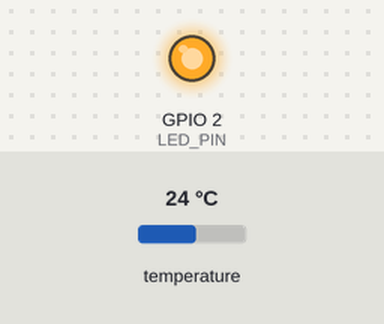
Simulated run of this sketch. Board: ESP32. Shown: output pins drawn as LEDs (lit = HIGH). The inputs (shaded band) are chosen by the test bench; at power-on: temperature 24 °C. WiFi joins after 1.5 s; servers stay silent unless stated; uploads are accepted with an empty reply; not simulated (calls return 0 or success): Credentials.h; what the sketch prints to the serial monitor is not drawn. At 3.0 s the program puts the board to deep sleep or switches it off; the recording ends there.

Above: at 0.1 s.
Timing chart, 0 to 3.0 s (numbered marks = the images above):
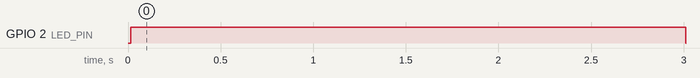

Measured:
- by itself, GPIO 2 (LED_PIN): LOW → HIGH at 0.01 s, → LOW 3.0 s later

The sketch:

Program.ino
```cpp
#include <WiFi.h>
#include <HTTPClient.h>
#include <ArduinoJson.h>
#include <OneWire.h>
#include <DallasTemperature.h>
#include "Credentials.h"


//Sensor-Identification
const char* sensorId = "Wohnzimmer";

#define ONE_WIRE_BUS 18  // The pin the DS18B20s are connected on
OneWire oneWire(ONE_WIRE_BUS);
DallasTemperature sensors(&oneWire);

#define LED_PIN 2  // Define the LED pin (commonly GPIO 2)

// WiFi and API configuration
const char* ssid = WIFI_SSID;
const char* password = WIFI_PASSWORD;
const char* serverName = SERVER_URL;
const char* serverCertificate = SERVER_CA_PEM_FILE;

// Deep sleep interval (e.g., 10 minutes)
const uint64_t uS_TO_S_FACTOR = 1000000;  // Conversion factor for micro seconds to seconds
const uint64_t TIME_TO_SLEEP = 10 * 60;  // Time ESP32 will go to sleep (in seconds)

void setup() {
  Serial.begin(115200);
  pinMode(LED_PIN, OUTPUT); // Initialize the LED pin as an output

  // Warm up Sensors
  sensors.begin();
  digitalWrite(LED_PIN, HIGH); // Turn the LED on

  Serial.print("Sensors: ");
  Serial.println(sensors.getDeviceCount());

  //connect to WiFi
  connectToWiFi();

  // Read data and send to API
  sensors.requestTemperatures(); // Send command to get temperatures

  for (int i = 0; i < sensors.getDeviceCount(); i++)
  {
    DeviceAddress sensorAddress;
    sensors.getAddress(sensorAddress, i);
    float temperature = readTemperature(i);
    sendDataToAPI(temperature, sensorAddress);
  }


  // Enter deep sleep
  digitalWrite(LED_PIN, LOW); // Turn the LED on
  goToDeepSleep();
}

void loop() {
  // Empty, everything is managed in setup
}


float readTemperature(int i) {
  return sensors.getTempCByIndex(i);
}

void connectToWiFi() {
  WiFi.begin(ssid, password);
  while (WiFi.status() != WL_CONNECTED) {
    delay(1000);
    Serial.println("Connecting to WiFi...");
  }
}

String getAddressString(DeviceAddress deviceAddress) {
  String addressStr = "";
  for (uint8_t i = 0; i < 8; i++) {
    if (deviceAddress[i] < 16) addressStr += "0";
    addressStr += String(deviceAddress[i], HEX);
  }
  return addressStr;
}

void sendDataToAPI(float temperature, DeviceAddress deviceAddress) {
    if(WiFi.status() == WL_CONNECTED) {
        HTTPClient http;
        http.begin(serverName, serverCertificate);

        String boundary = "----WebKitFormBoundary7MA4YWxkTrZu0gW";
        String contentType = "multipart/form-data; boundary=" + boundary;
        http.addHeader("Content-Type", contentType);

        String httpRequestData = "--" + boundary + "\r\n";
        httpRequestData += "Content-Disposition: form-data; name=\"sensorName\"\r\n\r\n";
        httpRequestData += String(sensorId) + "_" + getAddressString(deviceAddress) + "\r\n";
        httpRequestData += "--" + boundary + "\r\n";
        httpRequestData += "Content-Disposition: form-data; name=\"temperature\"\r\n\r\n";
        httpRequestData += String(temperature) + "\r\n";
        httpRequestData += "--" + boundary + "--\r\n";

        Serial.println(httpRequestData); // for debugging
        int httpResponseCode = http.POST(httpRequestData);
        Serial.println(httpResponseCode); // for debugging
        http.end();
    }
}


void goToDeepSleep() {
  esp_sleep_enable_timer_wakeup(TIME_TO_SLEEP * uS_TO_S_FACTOR);
  esp_deep_sleep_start();
}
```
